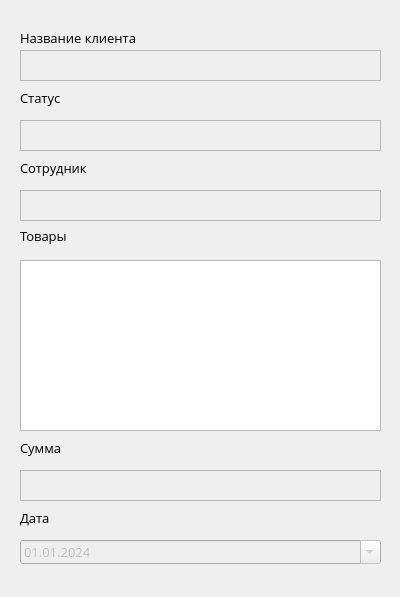
<?xml version="1.0" encoding="UTF-8"?>
<ui version="4.0">
 <class>Form_Show_Zakaz</class>
 <widget class="QWidget" name="Form_Show_Zakaz">
  <property name="windowModality">
   <enum>Qt::ApplicationModal</enum>
  </property>
  <property name="geometry">
   <rect>
    <x>0</x>
    <y>0</y>
    <width>400</width>
    <height>597</height>
   </rect>
  </property>
  <property name="font">
   <font>
    <family>Open Sans</family>
    <pointsize>10</pointsize>
   </font>
  </property>
  <property name="windowTitle">
   <string>Просмотр записи</string>
  </property>
  <property name="windowIcon">
   <iconset>
    <normaloff>logo.png</normaloff>logo.png</iconset>
  </property>
  <widget class="QLabel" name="label">
   <property name="geometry">
    <rect>
     <x>20</x>
     <y>30</y>
     <width>181</width>
     <height>16</height>
    </rect>
   </property>
   <property name="text">
    <string>Название клиента</string>
   </property>
  </widget>
  <widget class="QLabel" name="label_2">
   <property name="geometry">
    <rect>
     <x>20</x>
     <y>160</y>
     <width>181</width>
     <height>16</height>
    </rect>
   </property>
   <property name="text">
    <string>Сотрудник</string>
   </property>
  </widget>
  <widget class="QLabel" name="label_3">
   <property name="geometry">
    <rect>
     <x>20</x>
     <y>225</y>
     <width>181</width>
     <height>21</height>
    </rect>
   </property>
   <property name="text">
    <string>Товары</string>
   </property>
  </widget>
  <widget class="QLabel" name="label_5">
   <property name="geometry">
    <rect>
     <x>20</x>
     <y>510</y>
     <width>181</width>
     <height>16</height>
    </rect>
   </property>
   <property name="text">
    <string>Дата</string>
   </property>
  </widget>
  <widget class="QDateEdit" name="dateEdit">
   <property name="enabled">
    <bool>false</bool>
   </property>
   <property name="geometry">
    <rect>
     <x>20</x>
     <y>540</y>
     <width>361</width>
     <height>24</height>
    </rect>
   </property>
   <property name="displayFormat">
    <string>dd.MM.yyyy</string>
   </property>
   <property name="calendarPopup">
    <bool>true</bool>
   </property>
   <property name="date">
    <date>
     <year>2024</year>
     <month>1</month>
     <day>1</day>
    </date>
   </property>
  </widget>
  <widget class="QTableView" name="tableView">
   <property name="geometry">
    <rect>
     <x>20</x>
     <y>260</y>
     <width>361</width>
     <height>171</height>
    </rect>
   </property>
  </widget>
  <widget class="QLabel" name="label_4">
   <property name="geometry">
    <rect>
     <x>20</x>
     <y>90</y>
     <width>181</width>
     <height>16</height>
    </rect>
   </property>
   <property name="text">
    <string>Статус</string>
   </property>
  </widget>
  <widget class="QLabel" name="label_6">
   <property name="geometry">
    <rect>
     <x>20</x>
     <y>440</y>
     <width>181</width>
     <height>16</height>
    </rect>
   </property>
   <property name="text">
    <string>Сумма</string>
   </property>
  </widget>
  <widget class="QTextEdit" name="textEdit">
   <property name="enabled">
    <bool>false</bool>
   </property>
   <property name="geometry">
    <rect>
     <x>20</x>
     <y>50</y>
     <width>361</width>
     <height>31</height>
    </rect>
   </property>
  </widget>
  <widget class="QTextEdit" name="textEdit_2">
   <property name="enabled">
    <bool>false</bool>
   </property>
   <property name="geometry">
    <rect>
     <x>20</x>
     <y>120</y>
     <width>361</width>
     <height>31</height>
    </rect>
   </property>
  </widget>
  <widget class="QTextEdit" name="textEdit_3">
   <property name="enabled">
    <bool>false</bool>
   </property>
   <property name="geometry">
    <rect>
     <x>20</x>
     <y>190</y>
     <width>361</width>
     <height>31</height>
    </rect>
   </property>
  </widget>
  <widget class="QTextEdit" name="textEdit_4">
   <property name="enabled">
    <bool>false</bool>
   </property>
   <property name="geometry">
    <rect>
     <x>20</x>
     <y>470</y>
     <width>361</width>
     <height>31</height>
    </rect>
   </property>
  </widget>
 </widget>
 <resources/>
 <connections/>
</ui>
